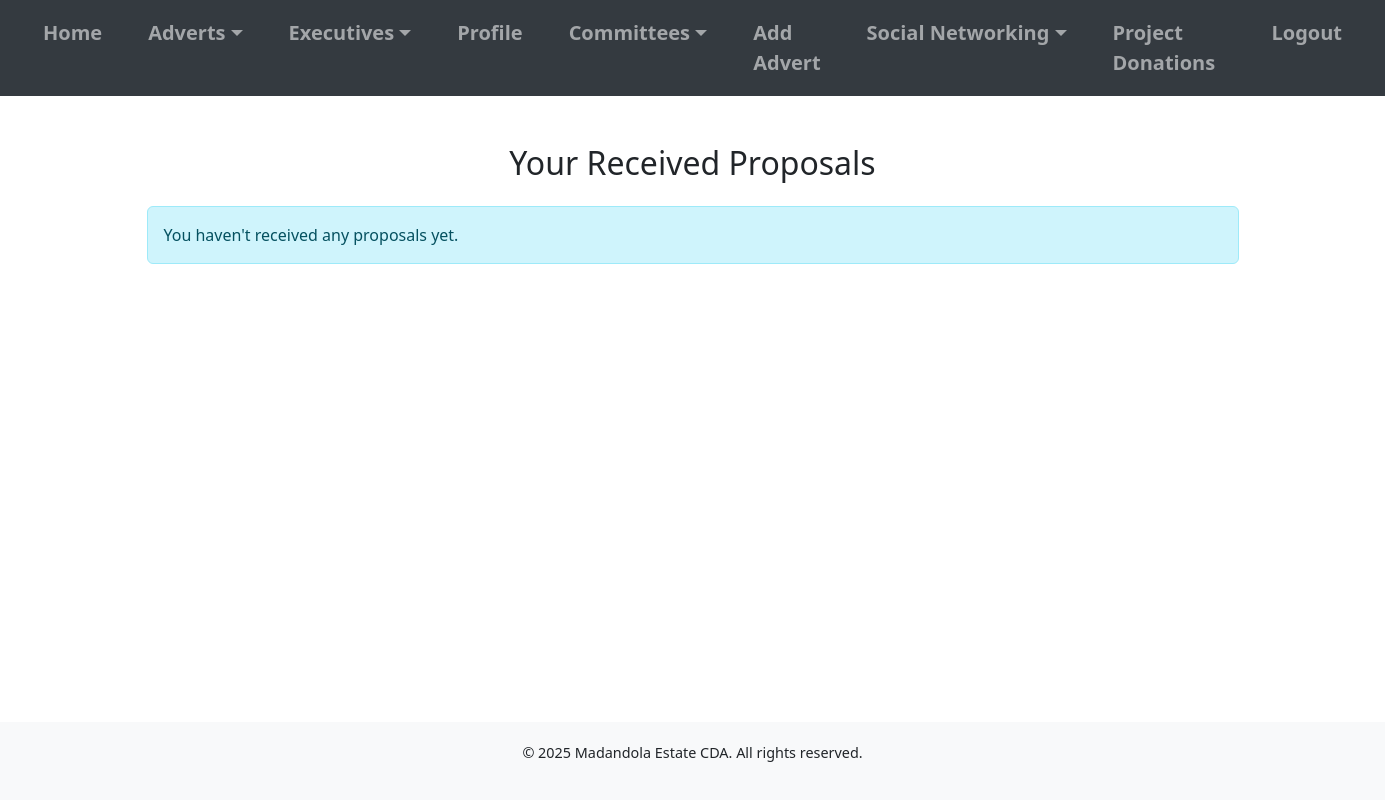
Before: /proposals/ (signed in) with the older database file.
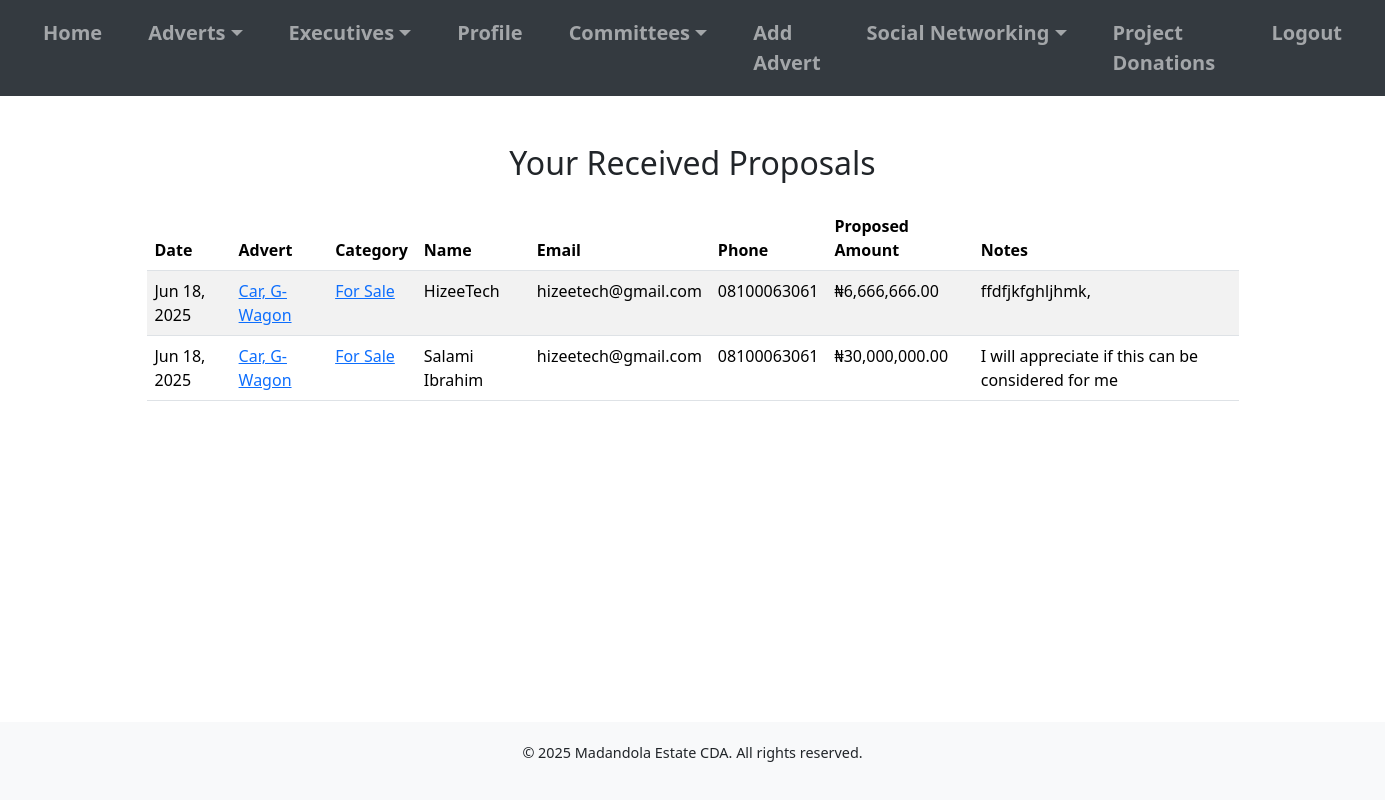
After: the same page with the newer database file.
### cda_app/models.py (models this page shows, shortened)
class Proposal(models.Model):
    advert = models.ForeignKey(AdvertItem, on_delete=models.CASCADE, related_name='proposals')
    name = models.CharField(max_length=100)
    email = models.EmailField()
    phone_number = models.CharField(max_length=20)
    proposed_amount = models.DecimalField(max_digits=10, decimal_places=2)
    notes = models.TextField(blank=True, null=True)
    created_at = models.DateTimeField(auto_now_add=True)

class AdvertItem(models.Model):
    CATEGORY_CHOICES = [
        ('For Sale', 'For Sale'),
        ('For Rent', 'For Rent'),
        ('For Lease', 'For Lease'),
    ]
    category = models.CharField(max_length=20, choices=CATEGORY_CHOICES)
    user = models.ForeignKey(User, on_delete=models.CASCADE)
    title = models.CharField(max_length=200)
    description = models.TextField()
    amount = models.DecimalField(max_digits=10, decimal_places=2)
    location = models.CharField(max_length=100)
    condition = models.CharField(max_length=100)
    published_date = models.DateTimeField(auto_now_add=True)
    is_approved = models.BooleanField(default=False)
    phone_number = models.CharField(max_length=20, blank=True, null=True)

### cda_app/views.py (the view)
# urls.py: path('proposals/', views.proposal_list, name='proposal_list'),
@login_required
def proposal_list(request):
    proposals = Proposal.objects.filter(advert__user=request.user).order_by('-created_at')
    return render(request, 'proposal_list.html', {'proposals': proposals})

### cda_app/context_processors.py (called while the page is built)
def committees(request):
    return {'committees': Committee.objects.all()}

### templates/proposal_list.html
{% extends 'base.html' %} {% load humanize %} {% block title %}Proposals{% endblock %} {% block content %}
<div class="container">
    <h2 class="text-center my-4">Your Received Proposals</h2>
    {% if proposals %}
    <div class="table-responsive">
        <table class="table table-striped table-hover">
            <thead>
                <tr>
                    <th>Date</th>
                    <th>Advert</th>
                    <th>Category</th>
                    <th>Name</th>
                    <th>Email</th>
                    <th>Phone</th>
                    <th>Proposed Amount</th>
                    <th>Notes</th>
                </tr>
            </thead>
            <tbody>
                {% for proposal in proposals %}
                <tr>
                    <td>{{ proposal.created_at|date:"M d, Y" }}</td>
                    <td><a href="{% url 'advert_detail' proposal.advert.pk %}">{{ proposal.advert.title }}</a></td>
                    <td><a href="{% url 'advert_list' %}?category={{ proposal.advert.category }}">{{ proposal.advert.category }}</a></td>
                    <td>{{ proposal.name }}</td>
                    <td>{{ proposal.email }}</td>
                    <td>{{ proposal.phone_number }}</td>
                    <td>₦{{ proposal.proposed_amount|intcomma }}</td>
                    <td>{{ proposal.notes|default:"-" }}</td>
                </tr>
                {% endfor %}
            </tbody>
        </table>
    </div>
    {% else %}
    <div class="alert alert-info">
        You haven't received any proposals yet.
    </div>
    {% endif %}
</div>
{% endblock %}

Changed rows visible on the page:
added Proposal: created_at "Jun 18, 2025", advert "Car, G-Wagon", advert.category "For Sale", name "HizeeTech", email "hizeetech@gmail.com", phone_number "08100063061", proposed_amount "6,666,666.00", notes "ffdfjkfghljhmk,"
added Proposal: created_at "Jun 18, 2025", advert "Car, G-Wagon", advert.category "For Sale", name "Salami Ibrahim", email "hizeetech@gmail.com", phone_number "08100063061", proposed_amount "30,000,000.00", notes "I will appreciate if this can be considered for me"
Other visible differences:
text no longer shown: "You haven't received any proposals yet."
text now shown: "Date Advert Category Name Email Phone Proposed Amount Notes"
